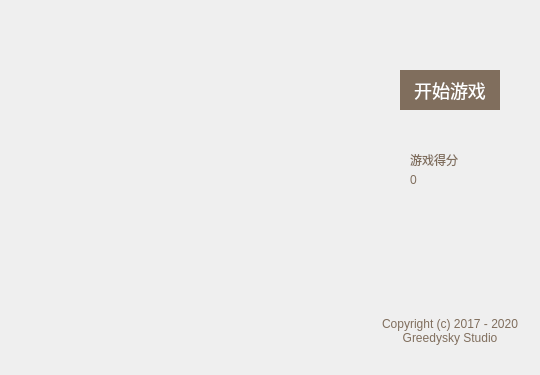
<?xml version="1.0" encoding="UTF-8"?>
<ui version="4.0">
 <class>TTKApplication</class>
 <widget class="QWidget" name="TTKApplication">
  <property name="geometry">
   <rect>
    <x>0</x>
    <y>0</y>
    <width>540</width>
    <height>375</height>
   </rect>
  </property>
  <property name="windowTitle">
   <string>TTKApplication</string>
  </property>
  <property name="styleSheet">
   <string notr="true">color:rgb(128, 110, 93);</string>
  </property>
  <widget class="QPushButton" name="startButton">
   <property name="geometry">
    <rect>
     <x>400</x>
     <y>70</y>
     <width>100</width>
     <height>40</height>
    </rect>
   </property>
   <property name="styleSheet">
    <string notr="true">background:rgb(128, 110, 93); color:white;border:none;font-size:18px;</string>
   </property>
   <property name="text">
    <string>开始游戏</string>
   </property>
  </widget>
  <widget class="QLabel" name="label">
   <property name="geometry">
    <rect>
     <x>410</x>
     <y>150</y>
     <width>100</width>
     <height>20</height>
    </rect>
   </property>
   <property name="text">
    <string>游戏得分</string>
   </property>
  </widget>
  <widget class="QLabel" name="scoreLabel">
   <property name="geometry">
    <rect>
     <x>410</x>
     <y>170</y>
     <width>100</width>
     <height>20</height>
    </rect>
   </property>
   <property name="text">
    <string>0</string>
   </property>
  </widget>
  <widget class="QLabel" name="label_2">
   <property name="geometry">
    <rect>
     <x>370</x>
     <y>310</y>
     <width>160</width>
     <height>41</height>
    </rect>
   </property>
   <property name="text">
    <string>Copyright (c) 2017 - 2020 Greedysky Studio</string>
   </property>
   <property name="alignment">
    <set>Qt::AlignCenter</set>
   </property>
   <property name="wordWrap">
    <bool>true</bool>
   </property>
  </widget>
  <widget class="QLabel" name="stateLabel">
   <property name="geometry">
    <rect>
     <x>370</x>
     <y>220</y>
     <width>160</width>
     <height>41</height>
    </rect>
   </property>
   <property name="styleSheet">
    <string notr="true">font-size:20px;</string>
   </property>
   <property name="text">
    <string/>
   </property>
   <property name="alignment">
    <set>Qt::AlignCenter</set>
   </property>
   <property name="wordWrap">
    <bool>true</bool>
   </property>
  </widget>
 </widget>
 <layoutdefault spacing="6" margin="11"/>
 <resources/>
 <connections/>
</ui>
